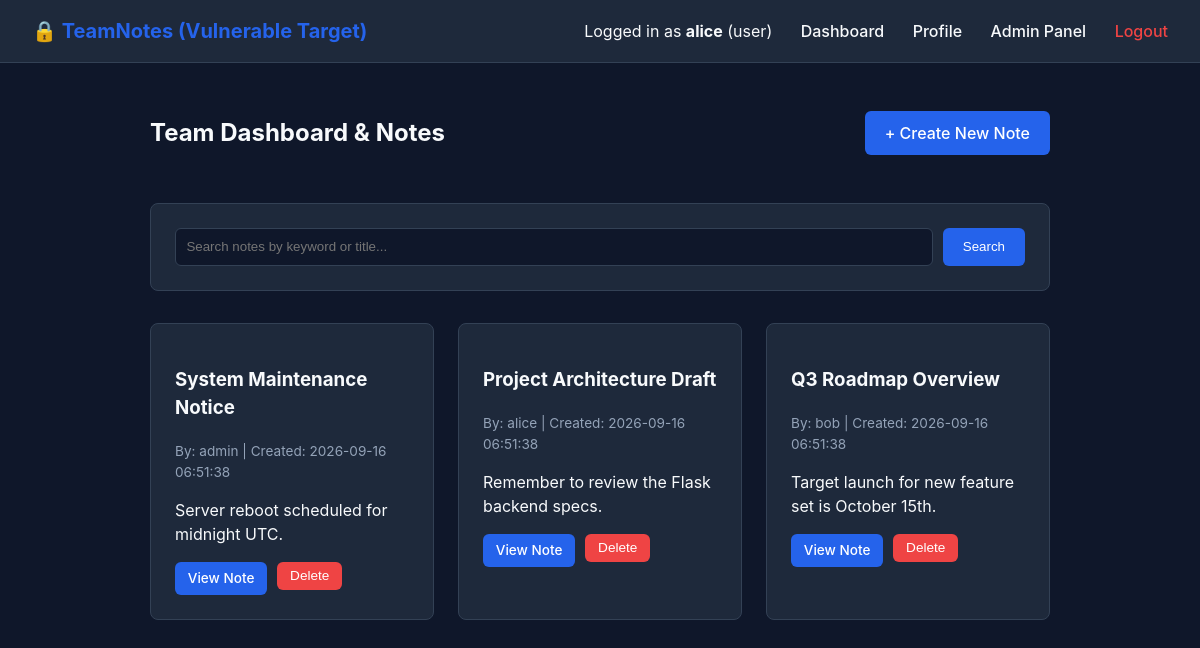
/dashboard (signed in), run on the app's committed database.
### tables this page shows
CREATE TABLE users (
            id INTEGER PRIMARY KEY AUTOINCREMENT,
            username TEXT UNIQUE NOT NULL,
            password TEXT NOT NULL,
            role TEXT NOT NULL DEFAULT 'user',
            bio TEXT DEFAULT ''
        );

CREATE TABLE notes (
            id INTEGER PRIMARY KEY AUTOINCREMENT,
            user_id INTEGER NOT NULL,
            title TEXT NOT NULL,
            content TEXT NOT NULL,
            attachment TEXT DEFAULT '',
            created_at TIMESTAMP DEFAULT CURRENT_TIMESTAMP,
            FOREIGN KEY (user_id) REFERENCES users (id)
        );

### app_vulnerable/app.py (the view)
@app.route('/dashboard')
def dashboard():
    if 'user' not in session:
        return redirect(url_for('login'))
    current_user = session['user']
    notes = database.get_all_notes()
    return render_template('dashboard.html', user=current_user, notes=notes)

### app_vulnerable/app.py (called while the page is built)
@app.before_request
def load_custom_session():
    custom_session_cookie = request.cookies.get('user_session_state')
    if custom_session_cookie:
        try:
            raw_bytes = base64.b64decode(custom_session_cookie)
            session['custom_state'] = pickle.loads(raw_bytes)
        except Exception:
            pass

### app_vulnerable/database.py (called while the page is built)
def get_db_connection():
    conn = sqlite3.connect(DB_FILE)
    conn.row_factory = sqlite3.Row
    return conn

def get_all_notes():
    conn = get_db_connection()
    cursor = conn.cursor()
    cursor.execute("SELECT notes.*, users.username FROM notes JOIN users ON notes.user_id = users.id ORDER BY created_at DESC")
    notes = cursor.fetchall()
    conn.close()
    return notes

### app_vulnerable/templates/dashboard.html (shortened to what this page needs)
{% extends 'base.html' %}
{% block content %}
<div style="display: flex; justify-content: space-between; align-items: center; margin-bottom: 2rem;">
    <h2>Team Dashboard & Notes</h2>
    <a href="{{ url_for('new_note') }}" class="btn">+ Create New Note</a>
</div>
<div class="card" style="margin-bottom: 2rem;">
    <form method="GET" action="{{ url_for('search') }}" style="display: flex; gap: 10px;">
        <input type="text" name="q" value="{{ query if query else '' }}" placeholder="Search notes by keyword or title..." style="flex: 1;">
        <button type="submit">Search</button>
    </form>
</div>
<div style="display: grid; grid-template-columns: repeat(auto-fill, minmax(280px, 1fr)); gap: 1.5rem;">
    {% for note in notes %}
        <div class="card" style="position: relative;">
            <h3>{{ note.title }}</h3>
            <p style="color: var(--text-muted); font-size: 0.85rem; margin-bottom: 1rem;">
                By: {{ note.username if note.username else 'Unknown' }} | Created: {{ note.created_at }}
            </p>
            <p>{{ note.content[:100] }}{% if note.content|length > 100 %}...{% endif %}</p>
            <div style="margin-top: 1rem; display: flex; gap: 10px;">
                <a href="{{ url_for('view_note', note_id=note.id) }}" class="btn" style="padding: 0.4rem 0.8rem; font-size: 0.85rem;">View Note</a>
                <form method="POST" action="{{ url_for('delete_note', note_id=note.id) }}" style="display: inline;">
                    <button type="submit" class="btn btn-danger" style="padding: 0.4rem 0.8rem; font-size: 0.85rem;" onclick="return confirm('Delete this note?')">Delete</button>
                </form>
            </div>
        </div>
    {% else %}
        <p style="grid-column: 1 / -1; color: var(--text-muted);">No notes found matching criteria.</p>
    {% endfor %}
</div>
{% endblock %}

### app_vulnerable/templates/base.html (shortened to what this page needs)
<!DOCTYPE html>
<html lang="en">
<head>
</head>
<body>
    <nav class="navbar">
        <div class="logo">🔒 TeamNotes (Vulnerable Target)</div>
        <div>
            {% if user %}
                <span>Logged in as <strong>{{ user.username }}</strong> ({{ user.role }})</span>
                <a href="{{ url_for('dashboard') }}">Dashboard</a>
                <a href="{{ url_for('profile', username=user.username) }}">Profile</a>
                <a href="{{ url_for('admin_panel') }}">Admin Panel</a>
                <a href="{{ url_for('logout') }}" style="color: var(--danger);">Logout</a>
            {% else %}
                <a href="{{ url_for('login') }}">Login</a>
                <a href="{{ url_for('register') }}">Register</a>
            {% endif %}
        </div>
    </nav>
    <div class="container">
        {% block content %}{% endblock %}
    </div>
</body>
</html>

### app_vulnerable/templates/base.html (style rules this page uses)
:root { --primary: #2563eb; --primary-hover: #1d4ed8; --bg-dark: #0f172a; --card-bg: #1e293b; --text-main: #f8fafc; --text-muted: #94a3b8; --border-color: #334155; --danger: #ef4444; --success: #22c55e; }
body { font-family: -apple-system, BlinkMacSystemFont, "Segoe UI", Roboto, sans-serif; background-color: var(--bg-dark); color: var(--text-main); margin: 0; padding: 0; line-height: 1.5; }
.navbar { background-color: var(--card-bg); border-bottom: 1px solid var(--border-color); padding: 1rem 2rem; display: flex; justify-content: space-between; align-items: center; }
.navbar a { color: var(--text-main); text-decoration: none; margin-left: 1.5rem; font-weight: 500; }
.logo { font-size: 1.25rem; font-weight: bold; color: var(--primary); }
.container { max-width: 900px; margin: 2rem auto; padding: 0 1rem; }
.card { background-color: var(--card-bg); border: 1px solid var(--border-color); border-radius: 8px; padding: 1.5rem; margin-bottom: 1.5rem; }
input[type="text"], input[type="password"], textarea, input[type="file"] { width: 100%; padding: 0.65rem; background-color: #0f172a; border: 1px solid var(--border-color); border-radius: 6px; color: var(--text-main); box-sizing: border-box; }
button, .btn { background-color: var(--primary); color: white; padding: 0.65rem 1.25rem; border: none; border-radius: 6px; cursor: pointer; font-weight: 500; text-decoration: none; display: inline-block; }
.btn-danger { background-color: var(--danger); }

### data on the page
users: username "alice"
notes: title "System Maintenance Notice", username "admin", created_at "2026-09-16 06:51:38", content "Server reboot scheduled for midnight UTC."
notes: title "Project Architecture Draft", username "alice", created_at "2026-09-16 06:51:38", content "Remember to review the Flask backend specs."
notes: title "Q3 Roadmap Overview", username "bob", created_at "2026-09-16 06:51:38", content "Target launch for new feature set is October 15th."

### other printed values
{{ user.role }} "user"
